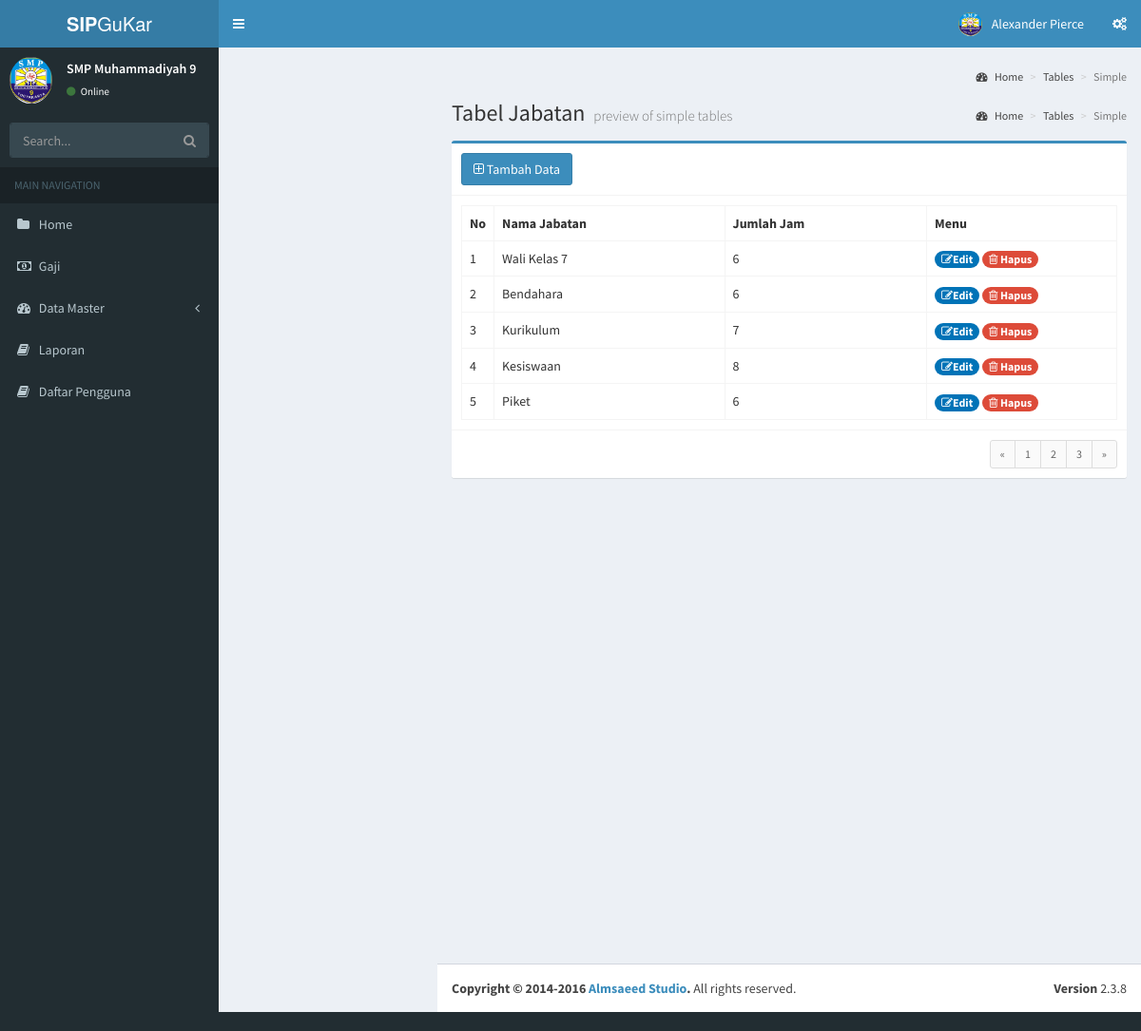
/index.php/jabatan/table_jabatan, run on an earlier commit of the app's database.
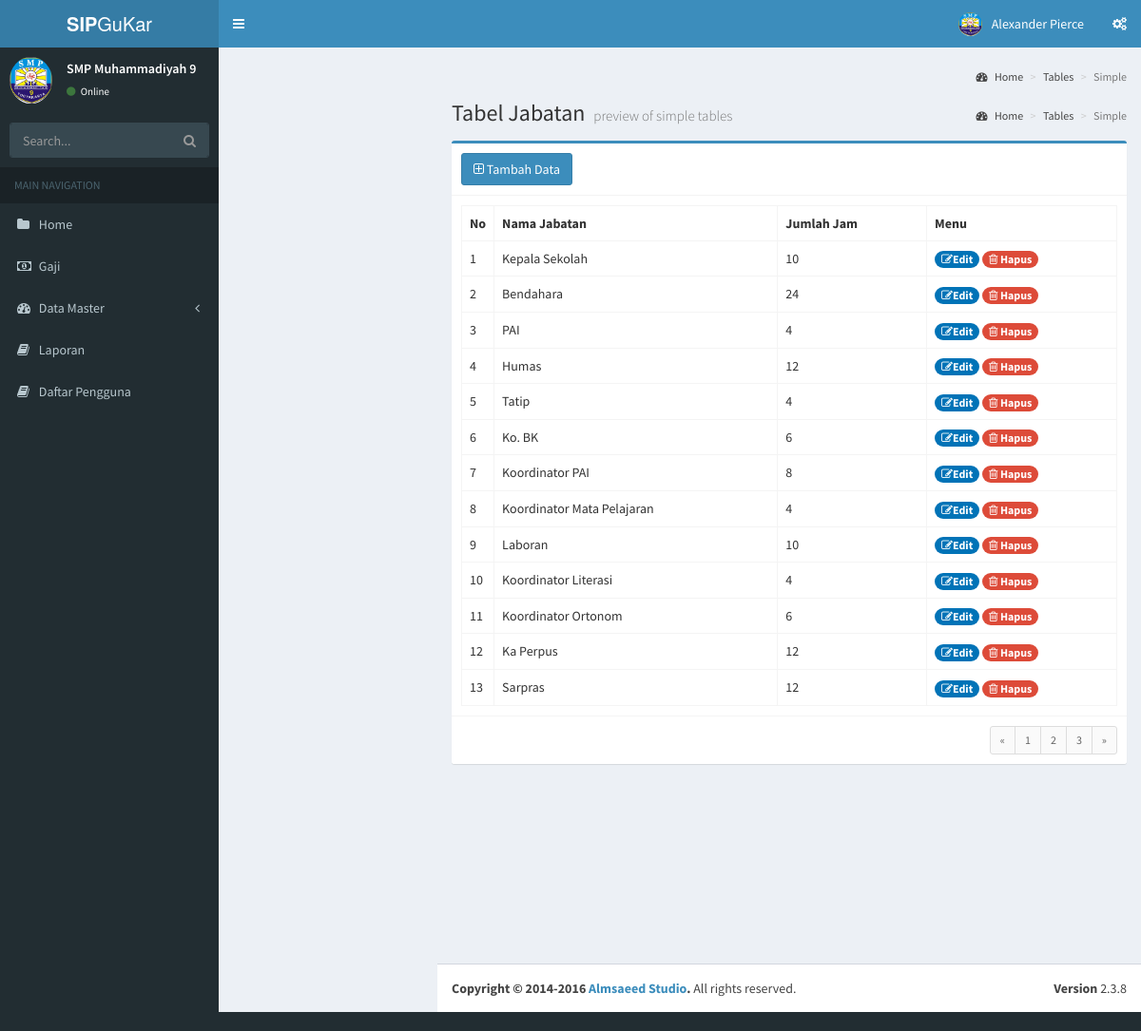
And on a later commit of the database.
### tables this page shows
CREATE TABLE `jabatan` (
  `id_jabatan` int(11) NOT NULL,
  `jabatan` varchar(100) DEFAULT NULL,
  `jml_jam` int(11) DEFAULT NULL
);

### application/libraries/Template.php (called while the page is built)
<?php if ( ! defined('BASEPATH')) exit('No direct script access allowed');
class Template {
		var $template_data = array();
		function set($name, $value)
		{
			$this->template_data[$name] = $value;
		}
		function load($template = '', $view = '' , $view_data = array(), $return = FALSE)
		{
			$this->CI =& get_instance();
			$this->set('contents', $this->CI->load->view($view, $view_data, TRUE));
			return $this->CI->load->view($template, $this->template_data, $return);
		}
}

### application/controllers/Jabatan.php (called while the page is built, shortened)
<?php
class Jabatan extends CI_Controller {
	public function table_jabatan()
	{
		$data['tampil']= $this->M_jabatan->get_jabatan()->result_array();
		$this->template->load('index','jabatan/table_jabatan',$data);
	}
}

### index.php (called while the page is built, shortened)
<?php
require_once BASEPATH.'core/CodeIgniter.php';

### application/models/M_jabatan.php (called while the page is built, shortened)
<?php
class M_jabatan extends CI_Model{
	public function get_jabatan($id = TRUE)
	{
		if ($id == TRUE) {
			$this->db->SELECT('jb.id_jabatan, jabatan, jml_jam, id_pegawai');
			$this->db->JOIN('jbt_pegawai jp', 'jp.id_jabatan = jb.id_jabatan AND jp.id_pegawai ='.$id, 'LEFT OUTER');
			return $this->db->get('jabatan jb');
		} else{
			return $this->db->get('jabatan');
		}
	}
}

### application/views/jabatan/table_jabatan.php (the view)
<div class="content-wrapper">
  <section class="content-header">
    <h1>
      Tabel Jabatan
      <small>preview of simple tables</small>
    </h1>
    <ol class="breadcrumb">
      <li><a href="#"><i class="fa fa-dashboard"></i> Home</a></li>
      <li><a href="#">Tables</a></li>
      <li class="active">Simple</li>
    </ol>
  </section>
  <section class="content">
    <div class="row">
      <div class="col-md-12">
        <div class="box box-primary">
          <div class="box-header with-border">
            <h3 class="box-title">
              <a href="<?php echo site_url('jabatan/add_jabatan');?>" class='btn btn-primary' >
              <i class="fa fa-plus-square-o"></i> Tambah Data </a>
          </div>
            <div class="box-body">
              <table class="table table-bordered">
                <tr>
                  <th style="width: 10px">No</th>
                  <th>Nama Jabatan</th>
                  <th>Jumlah Jam</th>
                  <th style="width: 200px">Menu</th>
                </tr>
                <?php
                  $no=1;
                  foreach ($tampil as $key => $value) { ?>
                <tr>
                  <td><?php echo $no++; ?></td>
                  <td><?php echo $value['jabatan']; ?></td>
                  <td><?php echo $value['jml_jam']; ?></td>
                  <td>
                    <a href = "<?php echo base_url('index.php/jabatan/edit_jabatan/'.$value['id_jabatan']);?>">
                      <span class="badge bg-blue">  <i class="fa fa-pencil-square-o"></i>Edit</span>
                    </a>
                    <span class="badge bg-red"> <i class="fa fa-trash-o"></i> Hapus </span>
                </tr>
                <?php } ?>
              </table>
            </div>
          <div class="box-footer clearfix">
            <ul class="pagination pagination-sm no-margin pull-right">
              <li><a href="#">&laquo;</a></li>
              <li><a href="#">1</a></li>
              <li><a href="#">2</a></li>
              <li><a href="#">3</a></li>
              <li><a href="#">&raquo;</a></li>
            </ul>
          </div>
        </div>
      </div>
    </div>
  </section>
</div>

### application/views/index.php (shortened to what this page needs)
<!DOCTYPE html>
<html>
<head>
  <link rel="stylesheet" href="<?php echo base_url(); ?>assets/bootstrap/css/bootstrap.min.css">
  <link rel="stylesheet" href="https://cdnjs.cloudflare.com/ajax/libs/font-awesome/4.5.0/css/font-awesome.min.css">
  <link rel="stylesheet" href="https://cdnjs.cloudflare.com/ajax/libs/ionicons/2.0.1/css/ionicons.min.css">
  <link rel="stylesheet" href="<?php echo base_url(); ?>assets/dist/css/styles.css">
  <link rel="stylesheet" href="<?php echo base_url(); ?>assets/dist/css/AdminLTE.min.css">
  <link rel="stylesheet" href="<?php echo base_url(); ?>assets/dist/css/skins/_all-skins.min.css">
  <link rel="stylesheet" href="<?php echo base_url(); ?>assets/plugins/select2/select2.min.css">
  <link rel="stylesheet" href="<?php echo base_url(); ?>assets/plugins/colorpicker/bootstrap-colorpicker.min.css">
</head>
<body class="hold-transition skin-blue sidebar-mini">
	<div class="wrapper">
		<header class="main-header">
			<a href="<?php echo base_url(); ?>assets/index2.html" class="logo">
				<span class="logo-lg"><b>SIP</b>GuKar</span>
			</a>
			<nav class="navbar navbar-static-top">
				<a href="#" class="sidebar-toggle" data-toggle="offcanvas" role="button">
				</a>
				<div class="navbar-custom-menu">
					<ul class="nav navbar-nav">
						<li class="dropdown user user-menu">
							<a href="#" class="dropdown-toggle" data-toggle="dropdown">
								<img class="user-image" src="<?php echo base_url();?>assets/dist/img/smpmuh9.jpeg"/ alt="User Image">
								<span class="hidden-xs">Alexander Pierce</span>
							</a>
						</li>
						<li>
							<a href="#" data-toggle="control-sidebar"><i class="fa fa-gears"></i></a>
						</li>
					</ul>
				</div>
			</nav>
		</header>
		<div class="content-wrapper">
		<section class="content-header">
			<h1>
			</h1>
			<ol class="breadcrumb">
				<li><a href="#"><i class="fa fa-dashboard"></i> Home</a></li>
				<li><a href="#">Tables</a></li>
				<li class="active">Simple</li>
			</ol>
		</section>
		<?php echo $contents ;?>
		<aside class="main-sidebar">
			<section class="sidebar">
				<div class="user-panel">
					<div class="pull-left image">
						<img class="img-circle" src="<?php echo base_url();?>assets/dist/img/smpmuh9.jpeg"/ alt="User Image">
					</div>
					<div class="pull-left info">
						<p>SMP Muhammadiyah 9</p>
						<a href="#"><i class="fa fa-circle text-success"></i> Online</a>
					</div>
				</div>
				<form action="#" method="get" class="sidebar-form">
					<div class="input-group">
						<input type="text" name="q" class="form-control" placeholder="Search...">
						<span class="input-group-btn">
							<button type="submit" name="search" id="search-btn" class="btn btn-flat"><i class="fa fa-search"></i>
							</button>
						</span>
					</div>
				</form>
				<ul class="sidebar-menu">
					<li class="header">MAIN NAVIGATION</li>
					<li>
						<a href="<?php echo base_url('home'); ?>">
							<i class="fa fa-folder"></i>
							<span>Home</span>
						</a>
					</li>
					<li>
						<a href="<?php echo base_url('gaji/table'); ?>">
							<i class="fa fa-money"></i>
							<span>Gaji</span>
						</a>
					</li>
					<li class="treeview">
						<a href="#">
							<i class="fa fa-dashboard"></i> <span>Data Master</span>
							<span class="pull-right-container">
								<i class="fa fa-angle-left pull-right"></i>
							</span>
						</a>
					</li>
					<li>
						<a href="<?php echo base_url('laporan/form_laporan'); ?>">
							<i class="fa fa-book"></i>
							<span>Laporan</span>
						</a>
					</li>
					<li>
						<a href="<?php echo base_url('pengguna/table_pengguna'); ?>">
							<i class="fa fa-book"></i>
							<span>Daftar Pengguna</span>
						</a>
					</li>
				</ul>
			</section>
		</aside>
		<footer class="main-footer">
			<div class="pull-right hidden-xs">
				<b>Version</b> 2.3.8
			</div>
			<strong>Copyright &copy; 2014-2016 <a href="http://almsaeedstudio.com">Almsaeed Studio</a>.</strong> All rights
			reserved.
		</footer>
	</div>
</body>
</html>

What changed in the data, as far as the page shows it:
changed jabatan: jabatan "Wali Kelas 7" → "Kepala Sekolah"; jml_jam "6" → "10"
changed jabatan "Bendahara": jml_jam "6" → "24"
changed jabatan: jabatan "Kurikulum" → "PAI"; jml_jam "7" → "4"
changed jabatan: jabatan "Kesiswaan" → "Humas"; jml_jam "8" → "12"
changed jabatan: jabatan "Piket" → "Tatip"; jml_jam "6" → "4"
added jabatan: jabatan "Ko. BK", jml_jam "6"
added jabatan: jabatan "Koordinator PAI", jml_jam "8"
added jabatan: jabatan "Koordinator Mata Pelajaran", jml_jam "4"
added jabatan: jabatan "Laboran", jml_jam "10"
added jabatan: jabatan "Koordinator Literasi", jml_jam "4"
added jabatan: jabatan "Koordinator Ortonom", jml_jam "6"
added jabatan: jabatan "Ka Perpus", jml_jam "12"
added jabatan: jabatan "Sarpras", jml_jam "12"
